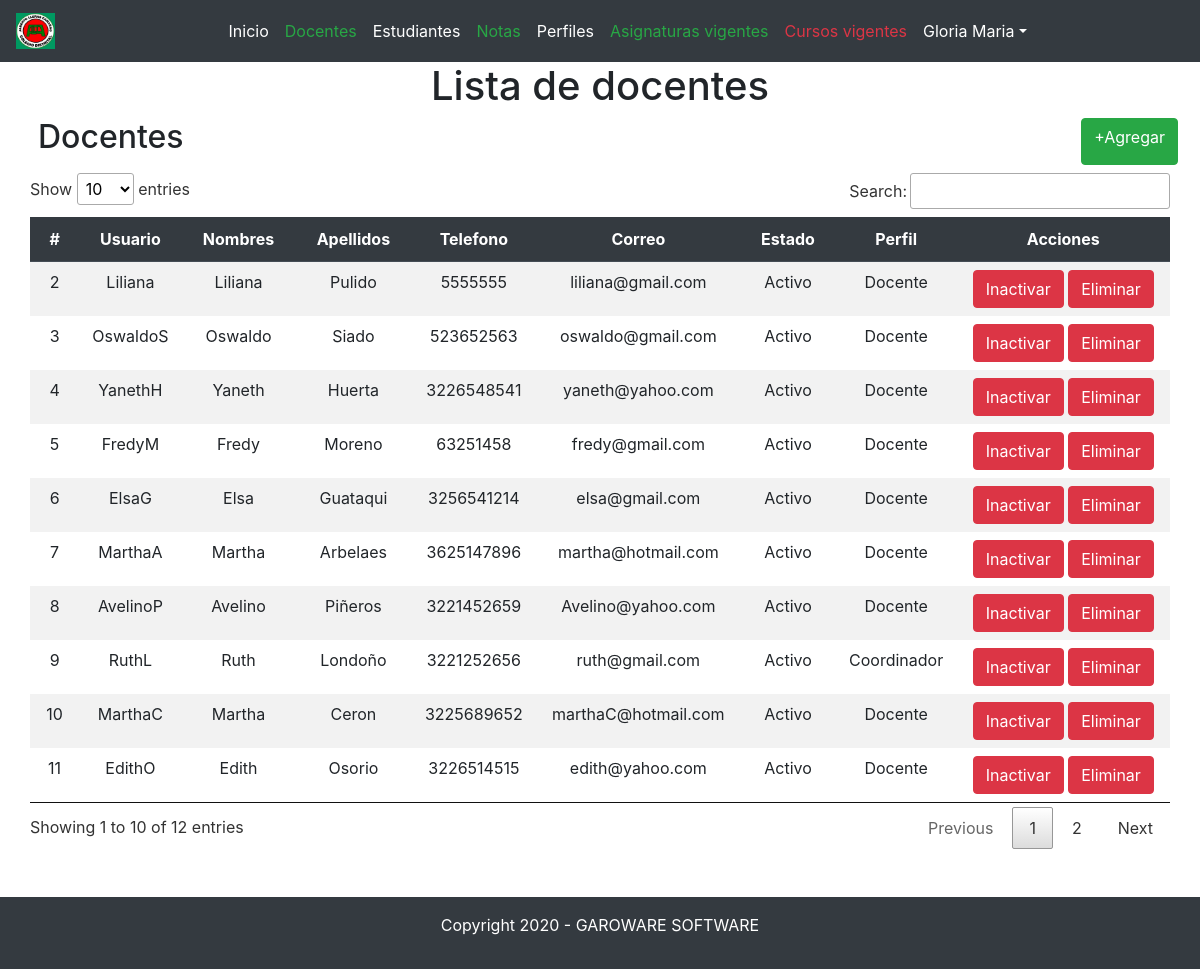
Screenshot of /?controller=teacher (signed in) with the database file from the repository.
### tables this page shows
CREATE TABLE `docentes` (
  `ID_DOCENTE` int(11) NOT NULL,
  `USUARIO` varchar(20) NOT NULL,
  `CLAVE` varchar(20) NOT NULL,
  `NOMBRES` varchar(100) NOT NULL,
  `APELLIDOS` varchar(100) NOT NULL,
  `TELEFONO` varchar(50) NOT NULL,
  `CORREO` varchar(100) NOT NULL,
  `ESTADO` varchar(20) NOT NULL,
  `ID_PERFIL` int(11) NOT NULL
);

CREATE TABLE `perfil` (
  `ID_PERFIL` int(11) NOT NULL,
  `NOMBRE` varchar(50) NOT NULL
);

### Controllers/TeacherController.php (called while the page is built, shortened)
<?php
require 'Models/Teacher.php';
class TeacherController
{
	private $model;
	public function __construct()
	{
		$this->model = new Teacher;
	}
	public function index()
	{
		require 'Views/Layout.php';
		$teachers = $this->model->getAll();
		require 'Views/Teachers/list.php';
		require 'Views/Footer.php';
	}
}

### Models/Teacher.php (called while the page is built, shortened)
<?php
class Teacher
{
	private $pdo;
	public function __construct()
	{
		try {
			$this->pdo = new Conexion;
		} catch (PDOException $e) {
			die($e->getMessage());
		}
	}
	public function getAll()
	{
		try {
			$strSql = "SELECT d.*,p.NOMBRE as perfil FROM docentes d
        	INNER JOIN perfil p ON p.ID_PERFIL = d.ID_PERFIL WHERE d.ID_PERFIL = 1 OR d.ID_PERFIL = 2";
        	$query = $this->pdo->select($strSql);
        	return $query;
		} catch (PDOException $e) {
			die($e->getMessage());
		}
	}
}

### Providers/Conexion.php (called while the page is built, shortened)
<?php
class Conexion extends PDO
{
	public function select($strSql, $arrayData = array(), $fectchMode = PDO::FETCH_OBJ)
	{
    	try {
    		$query = $this->prepare($strSql);
    		if (!$query->execute()) {
    			echo "La consulta no se realizo";
    		}else{
    			return $query->fetchAll($fectchMode);
    		}
    	} catch (PDOException $e) {
    		die($e->getMessage());
    	}
	}
}

### Views/Teachers/list.php (the view, shortened to what this page needs)
<main class="caontainer">
	<section class="col-md-12 text-center">
		<h1>Lista de docentes</h1>
		<div class="col-md-12 m-2 d-flex justify-content-between">
			<h2>Docentes</h2>
			<a href="?controller=teacher&method=new" class="btn btn-success">+Agregar</a>
		</div>
		<section class="col-md-12">
			<table class="table table-hover table-striped table-borderless" id="myTable">
				<thead class="thead-dark">
					<tr>
						<th scope="col">#</th>
						<th scope="col">Usuario</th>
						<th scope="col">Nombres</th>
						<th scope="col">Apellidos</th>
						<th scope="col">Telefono</th>
						<th scope="col">Correo</th>
						<th scope="col">Estado</th>
						<th scope="col">Perfil</th>
						<th>Acciones</th>
					</tr>
				</thead>
				<tbody>
					<?php foreach ($teachers as $teacher) { ?>
						<tr>
							<td><?php echo $teacher->ID_DOCENTE ?></td>
							<td><?php echo $teacher->USUARIO ?></td>
							<td><?php echo $teacher->NOMBRES ?></td>
							<td><?php echo $teacher->APELLIDOS ?></td>
							<td><?php echo $teacher->TELEFONO ?></td>
							<td><?php echo $teacher->CORREO ?></td>
							<td><?php echo $teacher->ESTADO ?></td>
							<td><?php echo $teacher->perfil ?></td>
							<td>
								<?php if ($teacher->ESTADO == "Activo") { ?>
									<a href="?controller=teacher&method=updateStatus&id=<?php echo $teacher->ID_DOCENTE?>" class="btn btn-danger">Inactivar</a>
								<?php }elseif($teacher->ESTADO == "Inactivo") { ?>
									<a href="?controller=teacher&method=updateStatus&id=<?php echo $teacher->ID_DOCENTE?>" class="btn btn-primary">Activar</a>
								<?php } ?>
								<a href="?controller=teacher&method=delete&id=<?php echo $teacher->ID_DOCENTE?>" class="btn btn-danger">Eliminar</a>
							</td>
						</tr>
					<?php } ?>
				</tbody>
			</table>
		</section>
	</section>
</main>

### rows the page displays
docentes: ID_DOCENTE "2", USUARIO "Liliana", NOMBRES "Liliana", APELLIDOS "Pulido", TELEFONO "5555555", CORREO "liliana@gmail.com", ESTADO "Activo", ID_PERFIL.NOMBRE "Docente"
docentes: ID_DOCENTE "3", USUARIO "OswaldoS", NOMBRES "Oswaldo", APELLIDOS "Siado", TELEFONO "523652563", CORREO "oswaldo@gmail.com", ESTADO "Activo", ID_PERFIL.NOMBRE "Docente"
docentes: ID_DOCENTE "4", USUARIO "YanethH", NOMBRES "Yaneth", APELLIDOS "Huerta", TELEFONO "3226548541", CORREO "yaneth@yahoo.com", ESTADO "Activo", ID_PERFIL.NOMBRE "Docente"
docentes: ID_DOCENTE "5", USUARIO "FredyM", NOMBRES "Fredy", APELLIDOS "Moreno", TELEFONO "63251458", CORREO "fredy@gmail.com", ESTADO "Activo", ID_PERFIL.NOMBRE "Docente"
docentes: ID_DOCENTE "6", USUARIO "ElsaG", NOMBRES "Elsa", APELLIDOS "Guataqui", TELEFONO "3256541214", CORREO "elsa@gmail.com", ESTADO "Activo", ID_PERFIL.NOMBRE "Docente"
docentes: ID_DOCENTE "7", USUARIO "MarthaA", NOMBRES "Martha", APELLIDOS "Arbelaes", TELEFONO "3625147896", CORREO "martha@hotmail.com", ESTADO "Activo", ID_PERFIL.NOMBRE "Docente"
docentes: ID_DOCENTE "8", USUARIO "AvelinoP", NOMBRES "Avelino", APELLIDOS "Piñeros", TELEFONO "3221452659", CORREO "Avelino@yahoo.com", ESTADO "Activo", ID_PERFIL.NOMBRE "Docente"
docentes: ID_DOCENTE "10", USUARIO "MarthaC", NOMBRES "Martha", APELLIDOS "Ceron", TELEFONO "3225689652", CORREO "marthaC@hotmail.com", ESTADO "Activo", ID_PERFIL.NOMBRE "Docente"
docentes: ID_DOCENTE "11", USUARIO "EdithO", NOMBRES "Edith", APELLIDOS "Osorio", TELEFONO "3226514515", CORREO "edith@yahoo.com", ESTADO "Activo", ID_PERFIL.NOMBRE "Docente"
docentes: ID_DOCENTE "9", USUARIO "RuthL", NOMBRES "Ruth", APELLIDOS "Londoño", TELEFONO "3221252656", CORREO "ruth@gmail.com", ESTADO "Activo", ID_PERFIL.NOMBRE "Coordinador"

### other values shown
$_SESSION['user']->NOMBRES "Gloria Maria"
